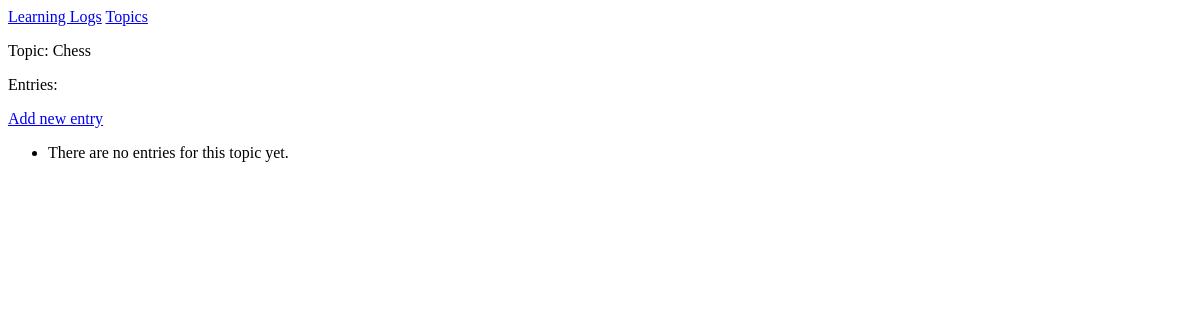
The page /topics/1/ on the database as committed earlier.
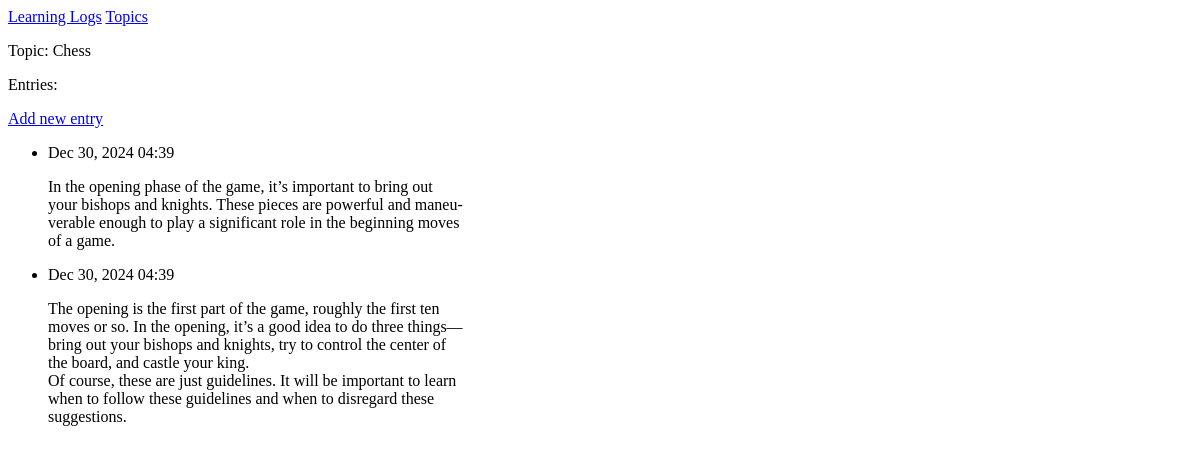
The same page on the database as committed later.
### learning_logs/models.py (models this page shows, shortened)
class Topic(models.Model):
    text = models.CharField(max_length=200)
    date_added = models.DateTimeField(auto_now_add=True)

class Entry(models.Model):
    topic = models.ForeignKey(Topic, on_delete=models.CASCADE)
    text = models.TextField()
    date_added = models.DateTimeField(auto_now_add=True)
    class Meta:
        verbose_name_plural = 'entries'

### learning_logs/views.py (the view)
# urls.py: path('topics/<int:topic_id>/',views.topic, name='topic'),
def topic(request, topic_id):
    topic = Topic.objects.get(id=topic_id)
    entries = topic.entry_set.order_by('-date_added')
    context = {'topic': topic, 'entries': entries}
    return render(request, 'learning_logs/topic.html',context)

### learning_logs/templates/learning_logs/topic.html
{% extends 'learning_logs/base.html' %}
{% block content %}
<p>Topic: {{ topic.text }}</p>
<p>Entries:</p>
<p>
    <a href="{% url 'learning_logs:new_entry' topic.id %}">Add new entry</a>
</p>
<ul>
    {% for entry in entries %}
        <li>
            <p>{{ entry.date_added|date:'M d, Y H:i' }}</p>
            <p>{{ entry.text|linebreaks }}</p>
        </li>
    {% empty %}
        <li> There are no entries for this topic yet.</li>
    {% endfor %}
</ul>
{% endblock content %}

### learning_logs/templates/learning_logs/base.html
<p>
    <a href="{% url 'learning_logs:index' %}">Learning Logs</a>
     <a href="{% url 'learning_logs:topics' %}">Topics</a>
</p>
{% block content %}{% endblock content %}

Rows that differ between the two databases and show on the page:
added Entry: date_added "Dec 30, 2024 04:39", text "In the opening phase of the game, it’s important to bring out your bishops and knights. These pieces are powerful and maneu- verable enough to play a significant role in the beginning moves of a game."
added Entry: date_added "Dec 30, 2024 04:39", text "The opening is the first part of the game, roughly the first ten moves or so. In the opening, it’s a good idea to do three things— bring out your bishops and knights, try to control the center of the board, and castle your king. Of course, these are just guidelines. It will be important to learn when to follow these guidelines and when to disregard these suggestions."
Other text that changed with them:
text no longer shown: "There are no entries for this topic yet."
